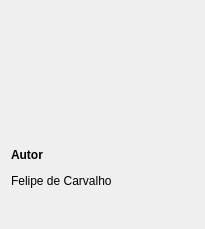
<?xml version="1.0" encoding="UTF-8"?>
<ui version="4.0">
 <class>AboutDialog</class>
 <widget class="QDialog" name="AboutDialog">
  <property name="windowModality">
   <enum>Qt::NonModal</enum>
  </property>
  <property name="enabled">
   <bool>true</bool>
  </property>
  <property name="geometry">
   <rect>
    <x>0</x>
    <y>0</y>
    <width>205</width>
    <height>229</height>
   </rect>
  </property>
  <property name="sizePolicy">
   <sizepolicy hsizetype="Fixed" vsizetype="Fixed">
    <horstretch>0</horstretch>
    <verstretch>0</verstretch>
   </sizepolicy>
  </property>
  <property name="windowTitle">
   <string>Ires Reader</string>
  </property>
  <layout class="QHBoxLayout" name="horizontalLayout_About">
   <item>
    <layout class="QHBoxLayout" name="horizontalLayout">
     <item>
      <layout class="QVBoxLayout" name="verticalLayout">
       <item>
        <widget class="QLabel" name="label_3">
         <property name="text">
          <string>&lt;html&gt;&lt;head/&gt;&lt;body&gt;&lt;p&gt;&lt;img src=&quot;:/Icons/CelerSystemAllBlack.png&quot;/&gt;&lt;/p&gt;&lt;/body&gt;&lt;/html&gt;</string>
         </property>
        </widget>
       </item>
       <item>
        <widget class="QLabel" name="label_2">
         <property name="text">
          <string>&lt;html&gt;&lt;head/&gt;&lt;body&gt;&lt;p&gt;&lt;span style=&quot; font-weight:600;&quot;&gt;Autor&lt;/span&gt;&lt;/p&gt;&lt;p&gt;Felipe de Carvalho&lt;/p&gt;&lt;/body&gt;&lt;/html&gt;</string>
         </property>
         <property name="textFormat">
          <enum>Qt::AutoText</enum>
         </property>
         <property name="openExternalLinks">
          <bool>true</bool>
         </property>
        </widget>
       </item>
      </layout>
     </item>
    </layout>
   </item>
  </layout>
 </widget>
 <resources>
  <include location="../RCC/Resources.qrc"/>
 </resources>
 <connections/>
</ui>
